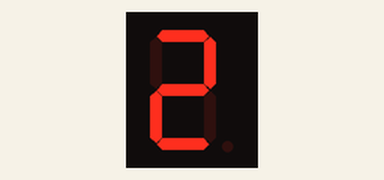
Recording of a sketch running on a simulated Arduino Uno, built with avr-gcc and run on an emulated ATmega328P. Parts: 1-digit seven-segment display. Wiring (inferred from the names in the program): 1-digit 7-segment display, segments lit when HIGH: segments pin 2, pin 3, pin 4, pin 5, pin 6, pin 7, pin 8, pin 9. Random numbers use the default seed unless the sketch sets one; the segment pins are drawn as the display they are named for.

Above: at 0.1 s.
At 12.6 s:
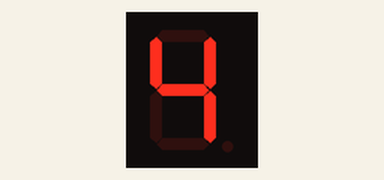
At 15.6 s:
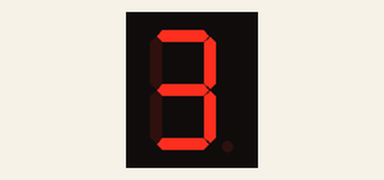
At 26.1 s:
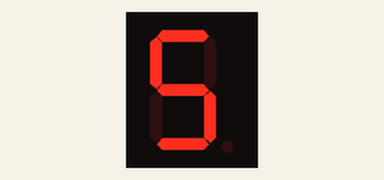
At 33.6 s:
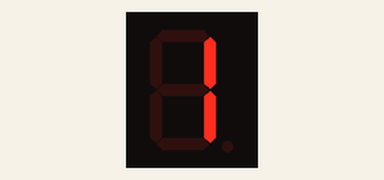
At 39.1 s:
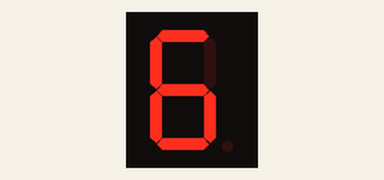

Measured:
- what the display in image 1 shows lasts 1.0 s, from 12.5 s to 13.5 s
- what the display in image 3 shows lasts 1.5 s, from 26.0 s to 27.5 s

The sketch:

simulationrandom.ino
```cpp
// (licence header left out)
int a=2;
int b=3;
int c=4;
int d=5;
int e=6;
int f=7;
int g=8;
int dp=9;

// the setup routine runs once when you press reset:
void setup() {
  // initialize the digital pin as an output.
  pinMode(a, OUTPUT);
  pinMode(b, OUTPUT);
  pinMode(c, OUTPUT);
  pinMode(d, OUTPUT);
  pinMode(e, OUTPUT);
  pinMode(f, OUTPUT);
  pinMode(g, OUTPUT);
  pinMode(dp, OUTPUT);
}

// the loop routine runs over and over again forever:
void displayNumber(int num){
  if (num==1)
  {
  digitalWrite(a, LOW);
  digitalWrite(b, HIGH);
  digitalWrite(c, HIGH);
  digitalWrite(d, LOW);
  digitalWrite(e, LOW);
  digitalWrite(f, LOW);
  digitalWrite(g, LOW);
  digitalWrite(dp, LOW);

  }
  else if (num==2)
  {

  digitalWrite(a, HIGH);
  digitalWrite(b, HIGH);
  digitalWrite(c, LOW);
  digitalWrite(d, HIGH);
  digitalWrite(e, HIGH);
  digitalWrite(f, LOW);
  digitalWrite(g, HIGH);
  digitalWrite(dp, LOW);

  }
  else if(num==3)
  {
  digitalWrite(a, HIGH);
  digitalWrite(b, HIGH);
  digitalWrite(c, HIGH);
  digitalWrite(d, HIGH);
  digitalWrite(e, LOW);
  digitalWrite(f, LOW);
  digitalWrite(g, HIGH);
  digitalWrite(dp, LOW);

  }
  else if (num==4)
  {
  digitalWrite(a, LOW);
  digitalWrite(b, HIGH);
  digitalWrite(c, HIGH);
  digitalWrite(d, LOW);
  digitalWrite(e, LOW);
  digitalWrite(f, HIGH);
  digitalWrite(g, HIGH);
  digitalWrite(dp, LOW);

  }
  else if(num==5)
  {
  digitalWrite(a, HIGH);
  digitalWrite(b, LOW);
  digitalWrite(c, HIGH);
  digitalWrite(d, HIGH);
  digitalWrite(e, LOW);
  digitalWrite(f, HIGH);
  digitalWrite(g, HIGH);
  digitalWrite(dp, LOW);

  }
  else if (num==6)
  {
  digitalWrite(a, HIGH);
  digitalWrite(b, LOW);
  digitalWrite(c, HIGH);
  digitalWrite(d, HIGH);
  digitalWrite(e, HIGH);
  digitalWrite(f, HIGH);
  digitalWrite(g, HIGH);
  digitalWrite(dp, LOW);

  }

}

void loop()
{
  int num=random(1,7);
  displayNumber(num);
  delay(500);
}
```
